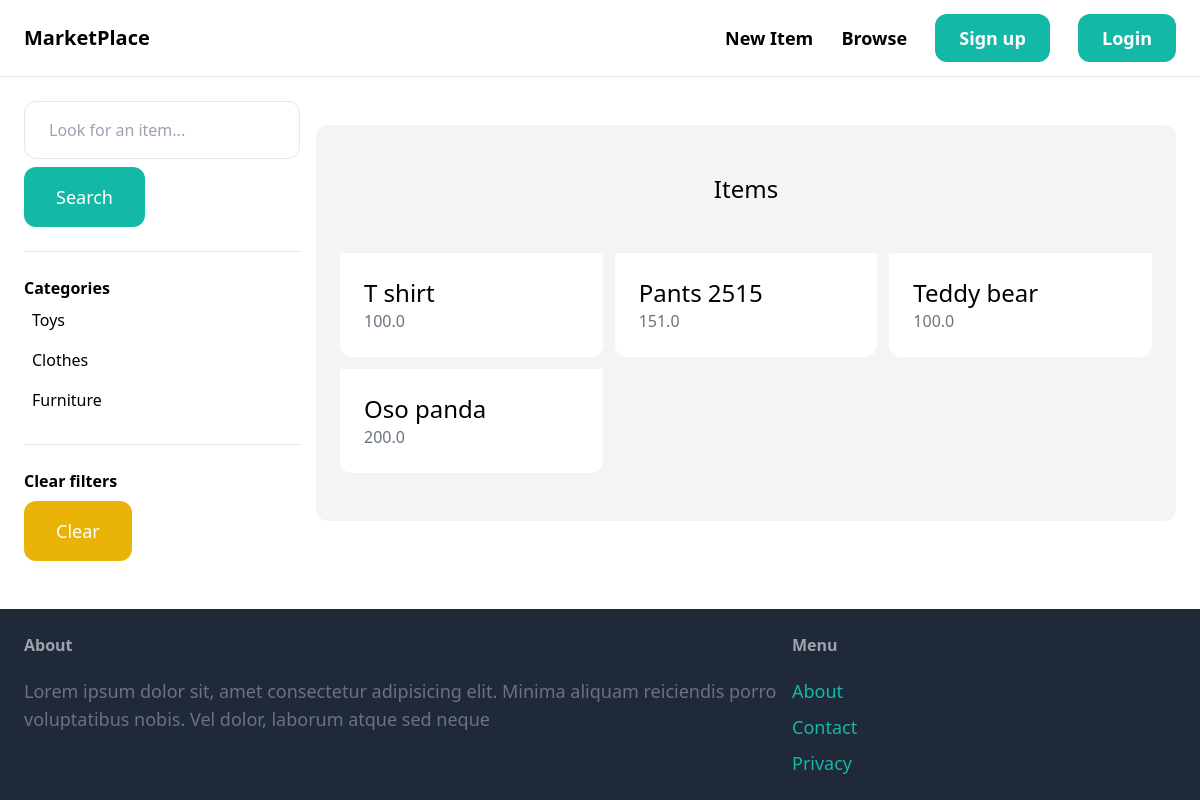
The app's page /items/ with its own data.
### item/models.py (models this page shows, shortened)
class Category(models.Model):
    name = models.CharField(max_length=255)

class Item(models.Model):
    name = models.CharField(max_length=255)
    description = models.TextField(blank=True, null=True)
    price = models.FloatField()
    is_sold = models.BooleanField(default=False)
    created_at = models.DateTimeField(auto_now_add=True)
    category = models.ForeignKey(Category, on_delete=models.CASCADE, related_name="items")
    created_by = models.ForeignKey(User, related_name="items", on_delete=models.CASCADE)
    image = models.ImageField(upload_to="item_images", blank=True, null=True)

### item/views.py (the view)
# urls.py: path("", views.items, name="items"),
def items(request):
    query = request.GET.get("query", "")
    items = Item.objects.filter(is_sold=False)
    categories = Category.objects.all()
    category_id = request.GET.get("category", 0)
    if category_id:
        items = items.filter(category_id=category_id)
    if query:
        items = items.filter(Q(name__icontains=query) | Q(description__icontains=query))
    return render(request, "item/items.html", {"items":items, "query": query, "categories": categories, "category_id": int(category_id)})

### item/templates/item/items.html (shortened to what this page needs)
{% extends 'core/base.html' %} {% block title %}Items{% endblock %} {% block content %}
<div class="pb-6 grid grid-cols-4 gap-4">
    <div class="col-span-1">
        <form action="{% url 'item:items' %}" method="get">
            <input name="query" class="w-full py-4 px-6 border rounded-xl" type="text" value="{{ query }}" placeholder="Look for an item...">
            <button class="mt-2 py-4 px-8 text-lg bg-teal-500 text-white rounded-xl">Search</button>
        </form>
        <hr class="my-6">
        <p class="font-semibold">Categories</p>
        <ul>
            {% for category in categories %}
            <li class="py-2 px-2 rounded-xl {% if category.id == category_id %} bg-gray-200 {% endif %}">
                <a href="{% url 'item:items' %}?query={{query}}&category={{category.id}}">{{category.name}}</a>
            </li>
            {% endfor %}
        </ul>
        <hr class="my-6">
        <p class="font-semibold">Clear filters</p>
        <ul>
            <li><a href="{% url 'item:items' %}" class="mt-2 py-4 px-8 inline-block bg-yellow-500 text-lg text-white rounded-xl">Clear</a></li>
        </ul>
    </div>
    <div class="col-span-3">
        <div class="mt-6 px-6 py-12 bg-gray-100 rounded-xl">
            <h2 class="mb-12 text-2xl text-center">Items</h2>
            <div class="grid grid-cols-3 gap-3">
                {% for item in items %}
                <div>
                    <a href="{% url 'item:detail' item.id %}">
                        <div class="p-6 bg-white rounded-b-xl">
                            <h2 class="text-2xl">{{item.name}}</h2>
                            <p class="text-gray-500">{{item.price}}</p>
                        </div>
                    </a>
                </div>
                {% endfor %}
            </div>
        </div>
    </div>
</div>
{% endblock %}

### records on screen
Category: name "Toys"
Category: name "Clothes"
Category: name "Furniture"
Item: name "T shirt", price "100.0"
Item: name "Pants 2515", price "151.0"
Item: name "Teddy bear", price "100.0"
Item: name "Oso panda", price "200.0"
